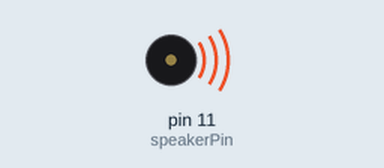
Simulated run of this sketch. Board: Arduino Uno, built with avr-gcc and run on an emulated ATmega328P. On the bench: buzzer (waves = sounding).

Above: at 0.1 s.
Timing chart, 0 to 1.6 s (numbered marks = the images above):
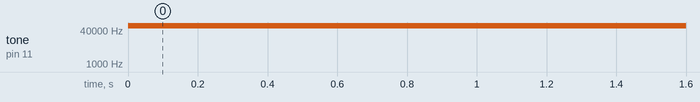

The sketch:

sketch_nov03a.ino
```cpp
#include <stdint.h>
#include <avr/interrupt.h>
#include <avr/io.h>
#include <avr/pgmspace.h>
#include <util/delay.h>
#define SAMPLE_RATE 8000

/*
 * The audio data needs to be unsigned, 8-bit, 8000 Hz, and small enough
 * to fit in flash. 10000-13000 samples is about the limit.
 *
 * sounddata.h should look like this:
 *     const int sounddata_length=10000;
 *     const unsigned char sounddata_data[] PROGMEM = { ..... };
 *
 * You can use wav2c from GBA CSS:
 *     http://thieumsweb.free.fr/english/gbacss.html
 * Then add "PROGMEM" in the right place. I hacked it up to dump the samples
 * as unsigned rather than signed, but it shouldn't matter.
 *
 * http://musicthing.blogspot.com/2005/05/tiny-music-makers-pt-4-mac-startup.html
 * mplayer -ao pcm macstartup.mp3
 * sox audiodump.wav -v 1.32 -c 1 -r 8000 -u -1 macstartup-8000.wav
 * sox macstartup-8000.wav macstartup-cut.wav trim 0 10000s
 * wav2c macstartup-cut.wav sounddata.h sounddata
 *
 * (starfox) nb. under sox 12.18 (distributed in CentOS 5), i needed to run
 * the following command to convert my wav file to the appropriate format:
 * sox audiodump.wav -c 1 -r 8000 -u -b macstartup-8000.wav
 */

#include "hello.h"
#define SPEAKER 0b001000
#define SPEAKER_DDR DDRB
#define SPEAKER_PORT PORTB
int speakerPin = 11; // Can be either 3 or 11, two PWM outputs connected to Timer 2
volatile uint16_t sample;
unsigned char lastSample;


void stopPlayback()
{
    // Disable playback per-sample interrupt.
    TIMSK1 &= ~_BV(OCIE1A);

    // Disable the per-sample timer completely.
    TCCR1B &= ~_BV(CS10);

    // Disable the PWM timer.
    TCCR2B &= ~_BV(CS10);

   // digitalWrite(speakerPin, LOW);
    SPEAKER_PORT &=~ SPEAKER;
}

// This is called at 8000 Hz to load the next sample.
ISR(TIMER1_COMPA_vect) {
    if (sample >= sounddata_length) {
        if (sample == sounddata_length + lastSample) {
            stopPlayback();
        }
        else {
            if(speakerPin==11){
                // Ramp down to zero to reduce the click at the end of playback.
                OCR2A = sounddata_length + lastSample - sample;
            } else {
                OCR2B = sounddata_length + lastSample - sample;
            }
        }
    }
    else {
        if(speakerPin==11){
            OCR2A = pgm_read_byte(&sounddata_data[sample]);
        } else {
            OCR2B = pgm_read_byte(&sounddata_data[sample]);
        }
    }

    ++sample;
}

void startPlayback()
{
   // pinMode(speakerPin, OUTPUT);
    SPEAKER_DDR |= SPEAKER;
    // Set up Timer 2 to do pulse width modulation on the speaker
    // pin.

    // Use internal clock (datasheet p.160)
    ASSR &= ~(_BV(EXCLK) | _BV(AS2));

    // Set fast PWM mode  (p.157)
    TCCR2A |= _BV(WGM21) | _BV(WGM20);
    TCCR2B &= ~_BV(WGM22);

    if(speakerPin==11){
        // Do non-inverting PWM on pin OC2A (p.155)
        // On the Arduino this is pin 11.
        TCCR2A = (TCCR2A | _BV(COM2A1)) & ~_BV(COM2A0);
        TCCR2A &= ~(_BV(COM2B1) | _BV(COM2B0));
        // No prescaler (p.158)
        TCCR2B = (TCCR2B & ~(_BV(CS12) | _BV(CS11))) | _BV(CS10);

        // Set initial pulse width to the first sample.
        OCR2A = pgm_read_byte(&sounddata_data[0]);
    } else {
        // Do non-inverting PWM on pin OC2B (p.155)
        // On the Arduino this is pin 3.
        TCCR2A = (TCCR2A | _BV(COM2B1)) & ~_BV(COM2B0);
        TCCR2A &= ~(_BV(COM2A1) | _BV(COM2A0));
        // No prescaler (p.158)
        TCCR2B = (TCCR2B & ~(_BV(CS12) | _BV(CS11))) | _BV(CS10);

        // Set initial pulse width to the first sample.
        OCR2B = pgm_read_byte(&sounddata_data[0]);
    }


    // Set up Timer 1 to send a sample every interrupt.

    cli();

    // Set CTC mode (Clear Timer on Compare Match) (p.133)
    // Have to set OCR1A *after*, otherwise it gets reset to 0!
    TCCR1B = (TCCR1B & ~_BV(WGM13)) | _BV(WGM12);
    TCCR1A = TCCR1A & ~(_BV(WGM11) | _BV(WGM10));

    // No prescaler (p.134)
    TCCR1B = (TCCR1B & ~(_BV(CS12) | _BV(CS11))) | _BV(CS10);

    // Set the compare register (OCR1A).
    // OCR1A is a 16-bit register, so we have to do this with
    // interrupts disabled to be safe.
    OCR1A = F_CPU / SAMPLE_RATE;    // 16e6 / 8000 = 2000

    // Enable interrupt when TCNT1 == OCR1A (p.136)
    TIMSK1 |= _BV(OCIE1A);

    lastSample = pgm_read_byte(&sounddata_data[sounddata_length-1]);
    sample = 0;
    sei();
}
int i = 0;
int main()
{
    while (1){
       if (i == 0) {startPlayback();++i;_delay_ms(2000);}
       else{
         stopPlayback();
         i = 0;
       }
    }
    return 0;
}
```

Source omitted: hello.h (data table, 50401 bytes)

Measured:
- by itself, tone on pin 11 (speakerPin): silent → 62500 Hz at 0.00 s
